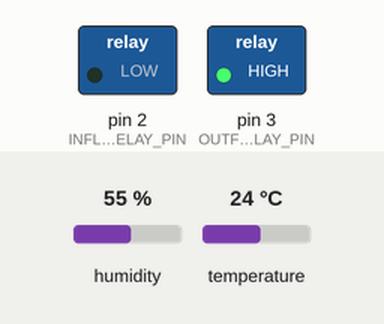
This sketch was run on a simulated Arduino Uno, built with avr-gcc and run on an emulated ATmega328P. Shown: switched loads named in the sketch (green lamp = pin HIGH). The test bench sets the inputs (shaded band); at power-on: temperature 24 °C, humidity 55 %. WiFi joins after 1.5 s; servers stay silent unless stated.

Above: at 14.2 s.
14.3 s: temperature set to 23.4 °C
At 24.0 s:
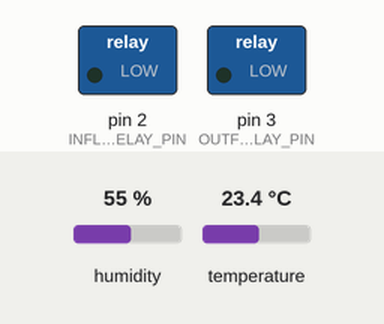
24.3 s: temperature set to 28 °C
At 34.2 s:
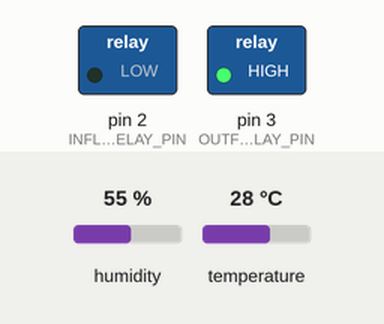
Timing chart, 0 to 35.7 s (numbered marks = the images above; inputs shaded):
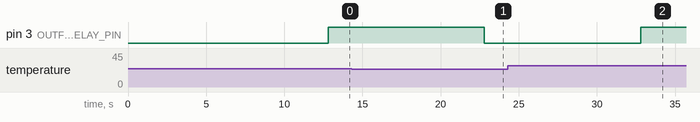

Measured:
- the behaviour switches between 23.9 and 23.8 °C on temperature (found by bisection; images 0 and 1)
- after the input at 14.3 s, pin 3 (OUTFLOW_FAN_RELAY_PIN): HIGH → LOW after 8.5 s
- after the input at 24.3 s, pin 3 (OUTFLOW_FAN_RELAY_PIN): LOW → HIGH after 8.5 s

The sketch:

blynk_wifi_growbox_controller.ino
```cpp
/*
  Blynk Wifi Grow Box Controller

  Created: 20 February 2017
  Last edit: 25 February 2017
  Author: Dylan Sri-Jayantha

  This code is designed to be embedded in an Arduino Uno board that is controlling intake/outflow fans for a hydroponic grow chamber.
  The board has been wired to supply power to an ESP8266 module
  (see: http://www.forward.com.au/pfod/CheapWifiShield/ESP2866_01_WiFi_Shield/ESP8266_WiFi_Shield_R2.pdf)
  and connected to a DHT22 sensor and 2-module power relay for toggling power to the fans
  (see wiring at: https://github.com/dysri)

*/

#include <ESP8266_Lib.h>
#include <BlynkSimpleShieldEsp8266.h>
#include <DHT.h>
#include <DHT_U.h>

// Relay pins
int INFLOW_FAN_RELAY_PIN = 2;
int OUTFLOW_FAN_RELAY_PIN = 3;

// Fan settings
int outflowTempThreshold = 75;
unsigned long fanOnPeriod = 10000; // (10 seconds)
unsigned long fanOffPeriod = 1800000; // (30 mins)
unsigned long prevFanMillis = 0;

// Temp+Hum sensor
int DHT_DATA_PIN = 4;
DHT dht22(DHT_DATA_PIN, DHT22);

// Input Blynk Auth token here
char auth[] = "";

// Input WiFi credentials here
char ssid[] = "";
char pass[] = "";

BlynkTimer timer;

// ESP8266 Hardware Serial
#define EspSerial Serial
#define ESP8266_BAUD 115200
ESP8266 wifi(&EspSerial);

void timerEvent(){

  // Take reading on DHT22
  float hum = dht22.readHumidity();
  float tempf_22 = dht22.readTemperature(true);

  // Control fan relays
  // If temp too high, outflow fan on
  if (tempf_22 > outflowTempThreshold) digitalWrite(OUTFLOW_FAN_RELAY_PIN, HIGH);
  // If temp too low, stop outflow fan
  else if (tempf_22 <= outflowTempThreshold) digitalWrite(OUTFLOW_FAN_RELAY_PIN, LOW);

  unsigned long currFanMillis = millis();
  // If box needs fresh intake, intake fan on
  if (((unsigned long)(currFanMillis - prevFanMillis) >= fanOffPeriod) && (digitalRead(INFLOW_FAN_RELAY_PIN) == LOW)) {
    digitalWrite(INFLOW_FAN_RELAY_PIN, HIGH);
    prevFanMillis = currFanMillis;
  }
  // If intake is complete, turn off intake
  else if (((unsigned long)(currFanMillis - prevFanMillis) >= fanOnPeriod) && (digitalRead(INFLOW_FAN_RELAY_PIN) == HIGH)) {
    digitalWrite(INFLOW_FAN_RELAY_PIN, LOW);
    prevFanMillis = currFanMillis;
  }

  // Transmit to Blynk server
  Blynk.virtualWrite(V0, tempf_22);
  Blynk.virtualWrite(V1, hum);
}

void setup() {
  delay(1000);

  pinMode(INFLOW_FAN_RELAY_PIN, OUTPUT);
  pinMode(OUTFLOW_FAN_RELAY_PIN, OUTPUT);
  digitalWrite(OUTFLOW_FAN_RELAY_PIN, LOW);
  digitalWrite(INFLOW_FAN_RELAY_PIN, LOW);

  EspSerial.begin(ESP8266_BAUD);
  dht22.begin();

  Blynk.begin(auth, wifi, ssid, pass);

  timer.setInterval(10000L, timerEvent);
}

void loop() {
  Blynk.run();
  timer.run();
}
```
